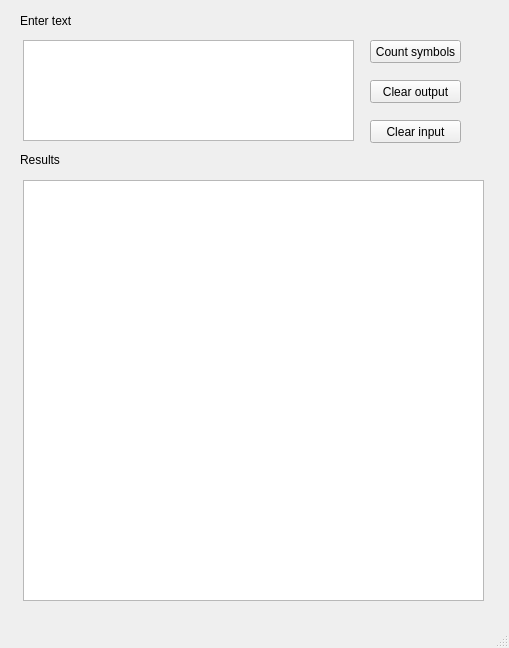
<?xml version="1.0" encoding="UTF-8"?>
<ui version="4.0">
 <class>MainWindow</class>
 <widget class="QMainWindow" name="MainWindow">
  <property name="geometry">
   <rect>
    <x>0</x>
    <y>0</y>
    <width>509</width>
    <height>648</height>
   </rect>
  </property>
  <property name="windowTitle">
   <string>Laba 5</string>
  </property>
  <widget class="QWidget" name="centralwidget">
   <widget class="QLabel" name="label">
    <property name="geometry">
     <rect>
      <x>20</x>
      <y>10</y>
      <width>61</width>
      <height>21</height>
     </rect>
    </property>
    <property name="text">
     <string>Enter text</string>
    </property>
   </widget>
   <widget class="QPushButton" name="pushButton">
    <property name="geometry">
     <rect>
      <x>370</x>
      <y>40</y>
      <width>91</width>
      <height>23</height>
     </rect>
    </property>
    <property name="text">
     <string>Count symbols</string>
    </property>
   </widget>
   <widget class="QLabel" name="label_2">
    <property name="geometry">
     <rect>
      <x>20</x>
      <y>150</y>
      <width>61</width>
      <height>20</height>
     </rect>
    </property>
    <property name="text">
     <string>Results</string>
    </property>
   </widget>
   <widget class="QPushButton" name="pushButton_2">
    <property name="geometry">
     <rect>
      <x>370</x>
      <y>80</y>
      <width>91</width>
      <height>23</height>
     </rect>
    </property>
    <property name="text">
     <string>Clear output</string>
    </property>
   </widget>
   <widget class="QTextEdit" name="textEdit">
    <property name="geometry">
     <rect>
      <x>23</x>
      <y>40</y>
      <width>331</width>
      <height>101</height>
     </rect>
    </property>
   </widget>
   <widget class="QTextEdit" name="textEdit_2">
    <property name="geometry">
     <rect>
      <x>23</x>
      <y>180</y>
      <width>461</width>
      <height>421</height>
     </rect>
    </property>
    <property name="readOnly">
     <bool>true</bool>
    </property>
   </widget>
   <widget class="QPushButton" name="pushButton_3">
    <property name="geometry">
     <rect>
      <x>370</x>
      <y>120</y>
      <width>91</width>
      <height>23</height>
     </rect>
    </property>
    <property name="text">
     <string>Clear input</string>
    </property>
   </widget>
  </widget>
  <widget class="QMenuBar" name="menubar">
   <property name="geometry">
    <rect>
     <x>0</x>
     <y>0</y>
     <width>509</width>
     <height>21</height>
    </rect>
   </property>
  </widget>
  <widget class="QStatusBar" name="statusbar"/>
 </widget>
 <resources/>
 <connections/>
</ui>
